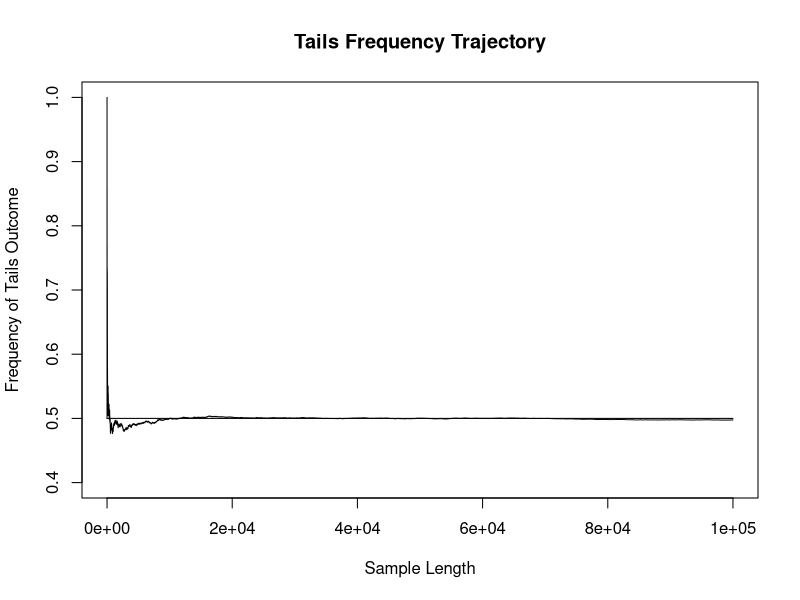
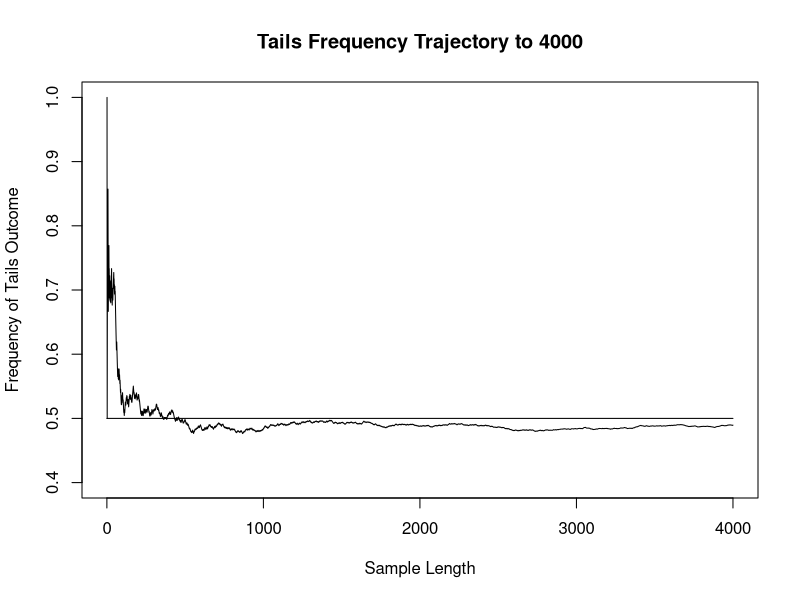
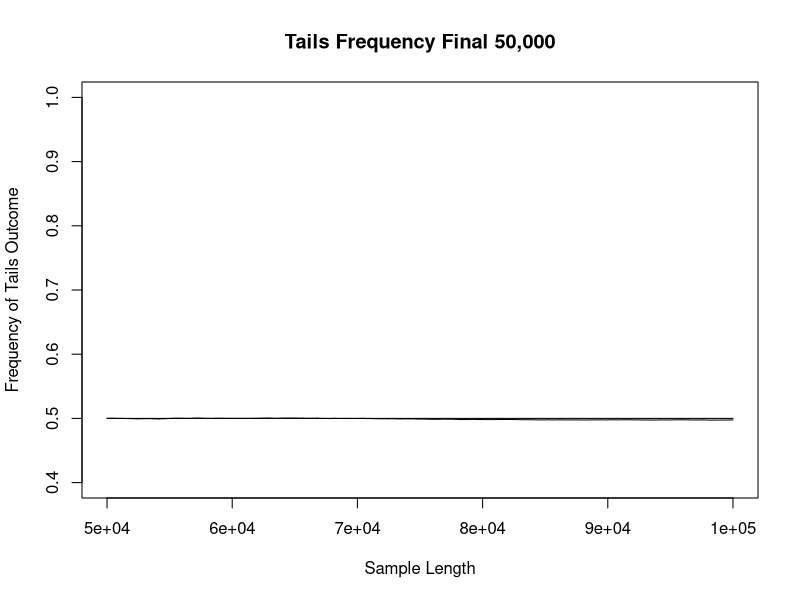
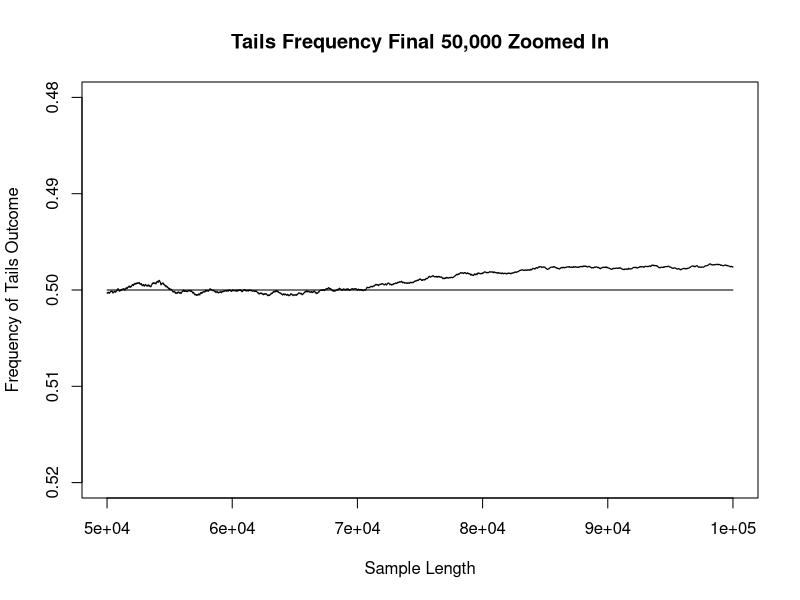
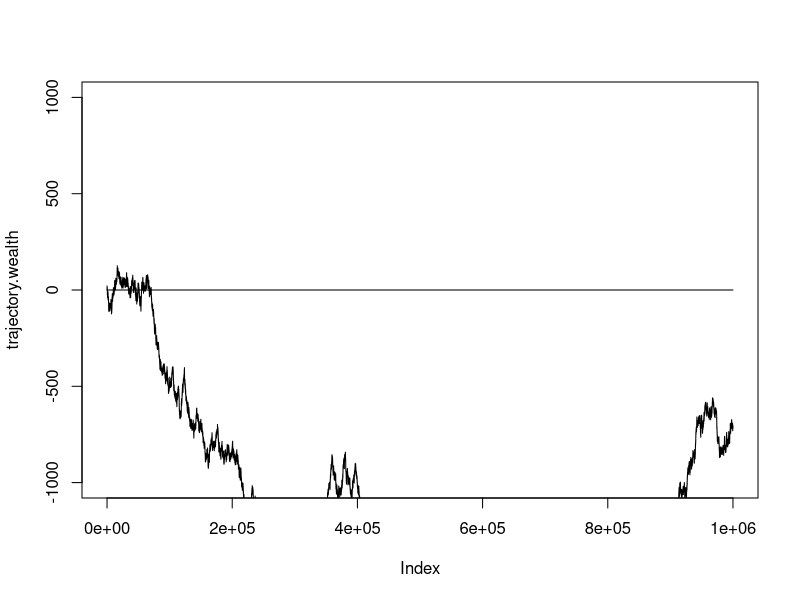

Source code (R) for these figures, in order:
## ---- chunk 1
# Seed for reproducibility
set.seed(12345)

num.flips <- 100000
#num.flips <- 200000

# Create a random sample of num.flips coin flips, represented by 0 = Heads and 1 = Tails
# Store this sample in the vector flips
flips <- sample(0:1, num.flips, replace = T)

# Create a vector of length num.flips containing the cumulative sum of the flips, 
#   incrementing by 1 for each outcome of Tails
trajectory <- cumsum(flips)

# Create a vector of length num.flips containing the running frequency of tails,
#   with each entry representing the calculated frequency after the nth flip
freq.tails <- trajectory / (1:num.flips)

# Create a line graph of all data in the tails frequency vector
plot(1:length(freq.tails), freq.tails, ylim = c(0.4, 1), type = "l", 
     ylab = "Frequency of Tails Outcome", xlab = "Sample Length", 
     main = "Tails Frequency Trajectory")
lines(c(0, num.flips), c(0.5, 0.5))

# Create a line graph honing in on the first 4000 entries in the tails frequency vector
plot(1:4000, freq.tails[1:4000], ylim = c(0.4, 1), type = "l", 
     ylab = "Frequency of Tails Outcome", xlab = "Sample Length", 
     main = "Tails Frequency Trajectory to 4000")
lines(c(0,4000), c(0.5, 0.5))
## ---- chunk 2
(head(freq.tails, 20))
(max(freq.tails[0:6]))
## ---- chunk 3
(max(freq.tails[20:1000]))
(min(freq.tails[20:1000]))
## ---- chunk 4
# Create a line graph honing in on the next 50000 entries in the tails frequency vector
plot(50000:100000, freq.tails[50000:100000], ylim = c(0.4, 1), type = "l", 
     ylab = "Frequency of Tails Outcome", xlab = "Sample Length", 
     main = "Tails Frequency Final 50,000")
lines(c(50000, 100000), c(0.5, 0.5))

# And Zoomed In
plot(50000:100000, freq.tails[50000:100000], ylim = c(0.52, 0.48), type = "l", 
     ylab = "Frequency of Tails Outcome", xlab = "Sample Length", 
     main = "Tails Frequency Final 50,000 Zoomed In")
lines(c(50000, 100000), c(0.5, 0.5))
## ---- chunk 5
# Seed for reproducibility
set.seed(12345)

# Increase the number of flips
num.flips <- 1000000

# Create a random sample of num.flips coin flips to simulate a gambling game, where
#   Heads loses $1 and Tails pays $1
flips.wealth <- (sample(0:1, num.flips, replace = T) - 0.5) * 2
(table(flips.wealth))

## ---- chunk 6
# This is a transformation of ~ Binom(1, 0.5), so we can also produce the
#   sample with rbinom()
set.seed(12345)
binom.wealth <- rbinom(num.flips, 1, 0.5)
flips.wealth <- (binom.wealth - 0.5) * 2
(table(flips.wealth))

# We can also simply hard code our options
set.seed(12345)
flips.wealth <- sample(c(-1, 1), size = num.flips, replace = T)
(table(flips.wealth))
## ---- chunk 7
# Create a vector of length num.flips containing the cumulative sum of the flips, 
#   incrementing by 1 for each outcome of Tails, and -1 for each outcome of Tails
trajectory.wealth <- cumsum(flips.wealth)

# Create a line graph of our wealth trajectory. In this case rather than plotting the frequency 
#   of Tails we are plotting the "luck" of our gambler via their current wealth in the bet.
plot(trajectory.wealth, ylim = c(-1000, 1000), type = "l")
lines(c(0, num.flips), c(0, 0))
